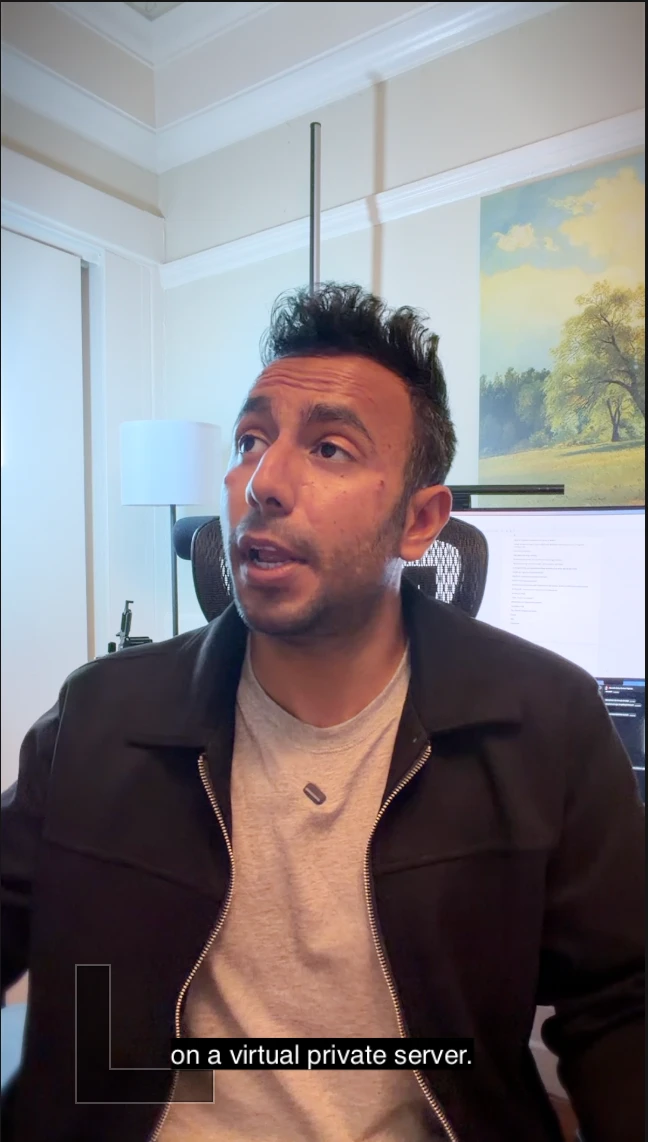
#> input picture videos/bluehost-agent-hosting/reference/face-sample.webp, 648 x 1142 px; its folder holds only this picture in this run
$ python -i product.py   (imports and definitions only)
#> lines starting #> are read from the running program, lines starting #| are printed output that depends on the picture; after the words box and inside, x2 and y2 are one past the last pixel; in counts of white or black regions, pixels touching at a corner belong together
### videos/amd-ryzen-ai-halo/scripts/common.py
"""Shared paths, palette and edited-timeline word timing for the AMD Ryzen AI Halo voiceover reel."""
import json, os, re, sys

ROOT = os.path.abspath(os.path.join(os.path.dirname(__file__), '..'))
REPO = os.path.abspath(os.path.join(ROOT, '..', '..'))
W, H, FPS = 1080, 1920, 30
OUT = os.path.join(ROOT, 'renders')                      # regenerable, not committed
STICKERS = os.path.join(OUT, 'animations', 'stickers')
FONTS = os.path.join(REPO, 'fonts')
POP_XB = os.path.join(FONTS, 'poppins', 'Poppins-ExtraBold.ttf')
POP_B = os.path.join(FONTS, 'poppins', 'Poppins-Bold.ttf')
CAVEAT = os.path.join(FONTS, 'caveat', 'Caveat[wght].ttf')
FCP_OUT = os.path.expanduser('~/Movies/FCP/amd-ryzen-ai-halo-graphics')
# Harnoor's voiceover; source/voiceover.m4a in the repo copy is ignored, so point this at the original when rebuilding.
SOURCE = os.environ.get('AMD_VO', os.path.join(ROOT, 'source', 'voiceover.m4a'))

YELLOW, TOMATO, SKY, GREEN, INK, WHITE = (255, 224, 102), (255, 93, 74), (124, 198, 255), (46, 196, 110), (34, 30, 28), (255, 255, 255)
BROWN, GRAY = (90, 61, 0), (236, 236, 240)
BRAND = (237, 28, 36)        # AMD red, wordmark only
GREEN_SCREEN = False         # full-screen b-roll: shadows on, money green allowed
SUCCESS = GREEN


def _tok(s):
    return re.sub(r"^[^\w$\"]+|[^\w%/$]+$", '', s.lower()).strip('"')


def _load(name):
    p = os.path.join(ROOT, 'source', name)
    return json.load(open(p)) if os.path.exists(p) else None


WORDS = _load('words_edit.json') or []                  # written by edit.py
DURATION = (_load('edit_map.json') or {'duration': 0})['duration']
for w in WORDS:
    w['t'] = _tok(w['w'])


# [7 lines left out: function at, not called in this run]

### videos/amd-ryzen-ai-halo/scripts/stickers.py
"""Warm & witty sticker engine (ported from videos/travelopod/scripts/stickers.py via bluehost-agent-hosting).

Renders each sticker moment as a full-frame 1080x1920 ProRes 4444 (alpha) clip and writes a manifest.
Every value is a pure function of t, so any frame renders on its own.
Primitives + motion + renderer; the cut list lives in visuals.py.
"""
import json, math, os, subprocess, sys
from functools import lru_cache
from PIL import Image, ImageDraw, ImageFont, ImageFilter
from common import *


def font(path, size):
    return ImageFont.truetype(path, size)


# [4 lines left out: function hand, not called in this run]


# ---------- primitives (each returns an RGBA image, die-cut white border + soft shadow) ----------

def finish(img, border=10, shadow=not GREEN_SCREEN):
    """Add a white die-cut border and a soft drop shadow around the alpha shape."""
    pad = border + 24
    canvas = Image.new('RGBA', (img.width + 2 * pad, img.height + 2 * pad), (0, 0, 0, 0))
    a = Image.new('L', canvas.size, 0)
    a.paste(img.split()[3], (pad, pad))
    cut = a.filter(ImageFilter.MaxFilter(border * 2 + 1)) if border else a
    if shadow:
        sh = cut.filter(ImageFilter.GaussianBlur(10)).point(lambda v: int(v * 0.35))
        layer = Image.new('RGBA', canvas.size, (0, 0, 0, 0))
        layer.putalpha(sh)
        canvas.alpha_composite(layer, (0, 8))
    white = Image.new('RGBA', canvas.size, WHITE + (0,))
    white.putalpha(cut)
    canvas.alpha_composite(white)
    canvas.alpha_composite(img, (pad, pad))
    return canvas


def text_size(d, s, f):
    b = d.textbbox((0, 0), s, font=f)
    return b[2] - b[0], b[3] - b[1], b


# [201 lines left out: functions sticky, badge, pill, chat_card, wordmark, check_stamp and 7 more, not called in this run]


def E(img, cx, cy, t_in, t_out, rot=0, phase=0):
    return {'img': img, 'cx': cx, 'cy': cy, 't_in': t_in, 't_out': t_out, 'rot': rot, 'phase': phase}


# [34 lines left out: functions S, render, not called in this run]

### videos/amd-ryzen-ai-halo/scripts/product.py
"""Drawn product visuals: a generic mini-PC (no AMD logo or real product render) and the AMD page cards.
If source/amd/*.png screenshots exist (capture_amd.py), page_card() frames them; otherwise visuals.py
falls back to the drawn mini-PC."""
import glob, os
from PIL import Image, ImageDraw, ImageFilter
from common import *
from stickers import finish, font, text_size


def mini_pc(size=480, glow=1.0):
    """Front three-quarter-ish mini PC: dark rounded box, light top face, red light bar, power button."""
    k = 2; s = size * k
    img = Image.new('RGBA', (s, int(s * 1.05)), (0, 0, 0, 0)); d = ImageDraw.Draw(img)
    top = int(s * 0.16)
    d.rounded_rectangle([int(s * .06), 0, int(s * .94), int(top * 1.6)], radius=int(s * .1), fill=(70, 68, 74, 255))      # top face
    d.rounded_rectangle([0, top, s - 1, int(s * 1.04)], radius=int(s * .12), fill=(28, 27, 31, 255))                     # body
    hl = Image.new('RGBA', img.size, (0, 0, 0, 0))                                                                      # soft top highlight
    ImageDraw.Draw(hl).rounded_rectangle([int(s * .08), top + int(s * .06), s - int(s * .08), top + int(s * .1)], radius=int(s * .02), fill=(255, 255, 255, 34))
    img.alpha_composite(hl)
    # vents
    for i in range(7):
        x = int(s * (.2 + i * .1))
        d.rounded_rectangle([x, int(s * .62), x + int(s * .04), int(s * .86)], radius=int(s * .02), fill=(52, 50, 56, 255))
    # red light bar + power button
    bar = Image.new('RGBA', img.size, (0, 0, 0, 0)); bd = ImageDraw.Draw(bar)
    bd.rounded_rectangle([int(s * .14), int(s * .42), int(s * .86), int(s * .46)], radius=int(s * .02), fill=BRAND + (int(255 * glow),))
    img.alpha_composite(bar.filter(ImageFilter.GaussianBlur(s * .02)))
    img.alpha_composite(bar)
    d.ellipse([int(s * .78), int(s * .24), int(s * .86), int(s * .32)], outline=(200, 200, 205, 255), width=int(s * .012))
    img = img.resize((size, int(size * 1.05)), Image.LANCZOS)
    return finish(img)


def screenshots():
    return sorted(glob.glob(os.path.join(ROOT, 'source', 'amd', '*.png')))


def page_card(path, w=900, crop=None):
    """A captured AMD page region in a white die-cut card with a tiny browser bar."""
    shot = Image.open(path).convert('RGBA')
    if crop:
        shot = shot.crop(crop)
    shot = shot.resize((w - 40, int(shot.height * (w - 40) / shot.width)), Image.LANCZOS)
    h = shot.height + 90
    card = Image.new('RGBA', (w, h), (0, 0, 0, 0)); d = ImageDraw.Draw(card)
    d.rounded_rectangle([0, 0, w - 1, h - 1], radius=34, fill=WHITE + (255,))
    for i, c in enumerate([(255, 95, 87), (254, 188, 46), (40, 200, 64)]):
        d.ellipse([28 + i * 34, 26, 50 + i * 34, 48], fill=c + (255,))
    d.rounded_rectangle([140, 18, w - 30, 56], radius=19, fill=(240, 240, 244, 255))
    d.text((162, 24), 'amd.com', font=font(POP_B, 24), fill=(120, 120, 128))
    mask = Image.new('L', shot.size, 0); ImageDraw.Draw(mask).rounded_rectangle([0, 0, shot.width - 1, shot.height - 1], radius=22, fill=255)
    card.paste(shot, (20, 70), mask)
    return finish(card)

>>> result = page_card('../../bluehost-agent-hosting/reference/face-sample.webp')
#> in page_card, `card = Image.new('RGBA', (w, h), (0, 0, 0, 0))`: card: PIL image 900x1605 RGBA; every value is 0
#> in page_card, `mask = Image.new('L', shot.size, 0)`: mask: PIL image 860x1515 L; every value is 0
#> in page_card, `ImageDraw.Draw(mask).rounded_rectangle([0, 0, shot.width - 1, shot.hei`:
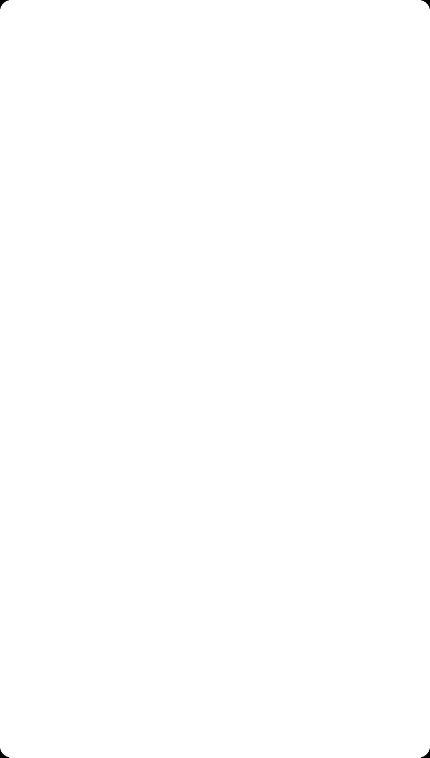
#> mask: PIL image 860x1515 L (shown at 1/2 size); 100% white; 4 black regions, box (x1, y1, x2, y2) and area: (0, 0, 18, 18) 111, (842, 0, 860, 18) 111, (0, 1497, 18, 1515) 111, (842, 1497, 860, 1515) 111
#> in page_card, `card.paste(shot, (20, 70), mask)`:
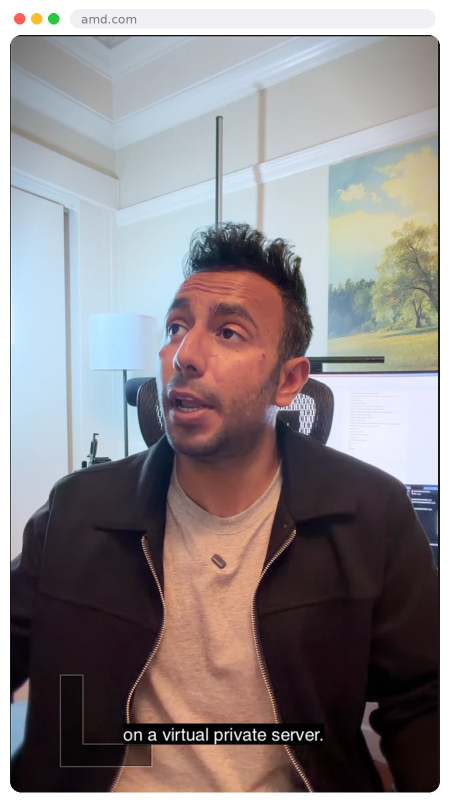
#> card: PIL image 900x1605 RGBA (shown at 1/2 size); mean R, G, B, A 140.6, 134.7, 136.9, 254.8; transparent parts drawn white
#> in finish, `canvas = Image.new('RGBA', (img.width + 2 * pad, img.height + 2 * pad)..`: canvas: PIL image 968x1673 RGBA; every value is 0
#> in finish, `a = Image.new('L', canvas.size, 0)`: a: PIL image 968x1673 L; every value is 0
#> in finish, `a.paste(img.split()[3], (pad, pad))`:
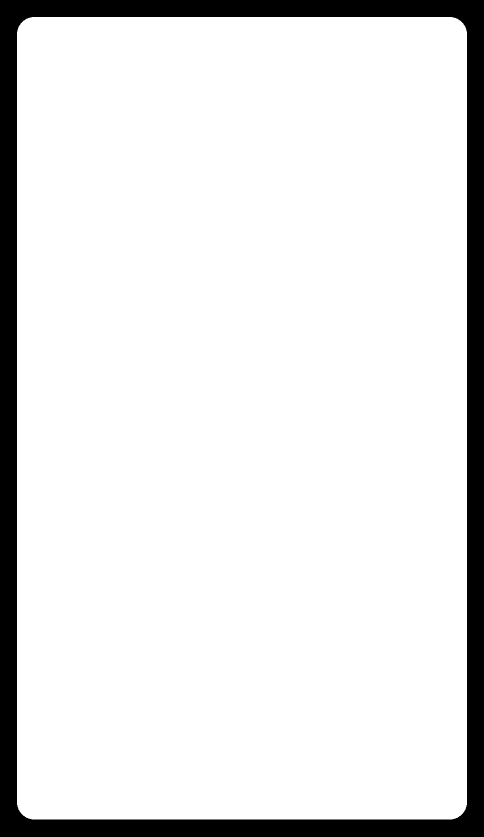
#> a: PIL image 968x1673 L (shown at 1/2 size); 89.1% white; 1 black region, box (x1, y1, x2, y2) and area: (0, 0, 968, 1673) 176004
#> in finish, `cut = a.filter(ImageFilter.MaxFilter(border * 2 + 1)) if border else a`:
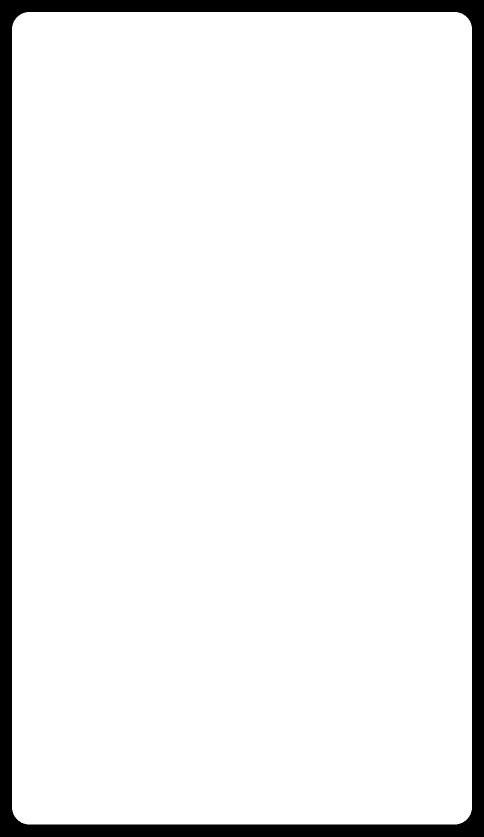
#> cut: PIL image 968x1673 L (shown at 1/2 size); 92.3% white; 1 black region, box (x1, y1, x2, y2) and area: (0, 0, 968, 1673) 125504
#> in finish, `sh = cut.filter(ImageFilter.GaussianBlur(10)).point(lambda v: int(v * ..`:
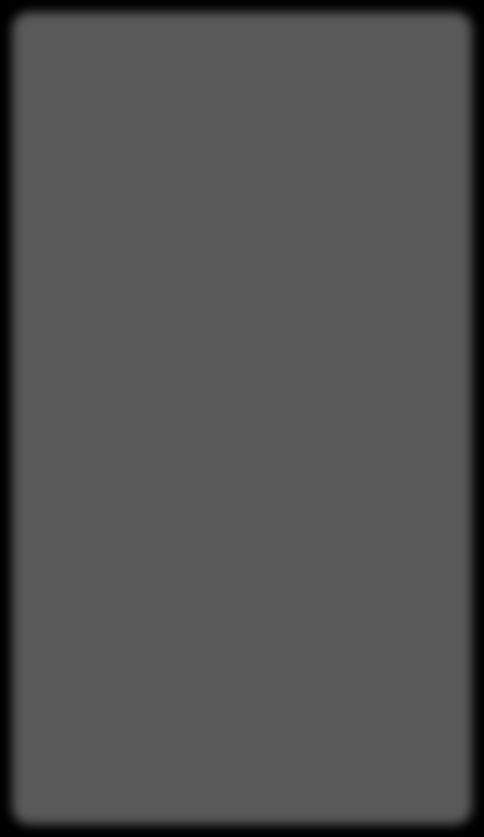
#> sh: PIL image 968x1673 L (shown at 1/2 size); min 0, max 89, mean 82
#> in finish, `layer.putalpha(sh)`:
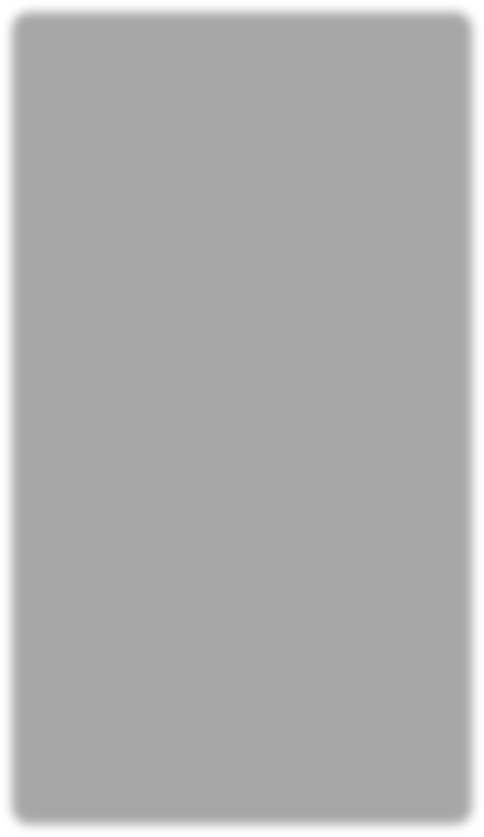
#> layer: PIL image 968x1673 RGBA (shown at 1/2 size); mean R, G, B, A 0, 0, 0, 82; transparent parts drawn white
#> in finish, `canvas.alpha_composite(img, (pad, pad))`:
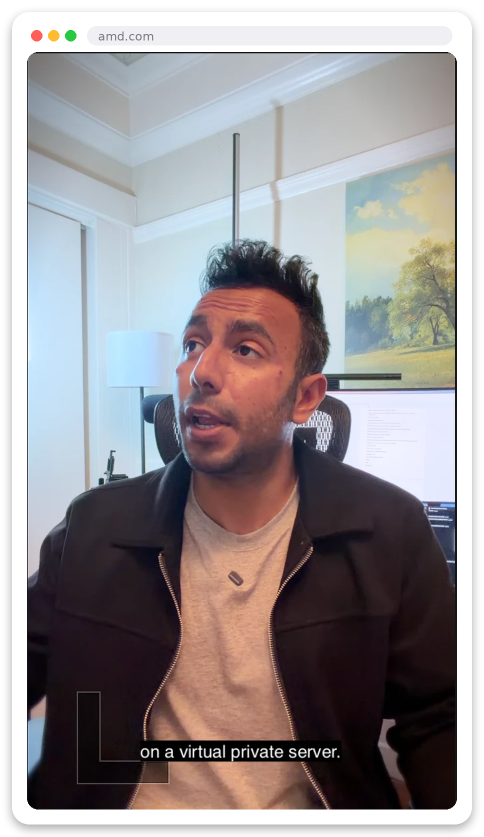
#> canvas: PIL image 968x1673 RGBA (shown at 1/2 size); mean R, G, B, A 133.4, 128.1, 130, 236.4; transparent parts drawn white
